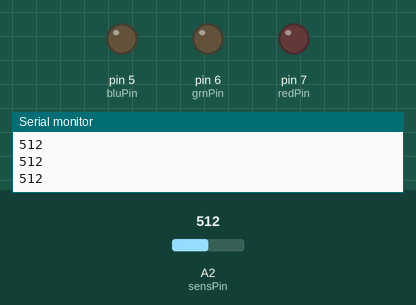
Bench run of a sketch on a simulated Arduino Uno, built with avr-gcc and run on an emulated ATmega328P. Shown: output pins drawn as LEDs (lit = HIGH), the last lines printed to the serial monitor. The inputs (shaded band) are chosen by the test bench; at power-on: A2 (sensPin) = 512.

Above: at 1.2 s.
1.3 s: A2 (sensPin) set to 511
At 2.5 s:
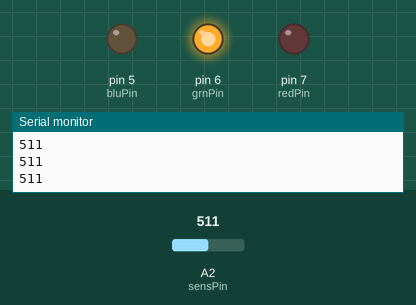
2.8 s: A2 (sensPin) set to 391
At 3.8 s:
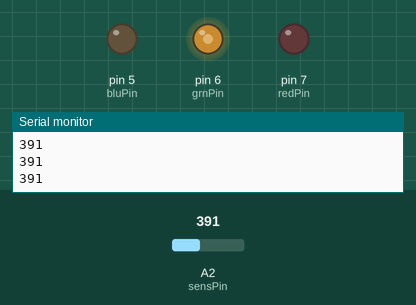
4.3 s: A2 (sensPin) set to 306
At 4.9 s:
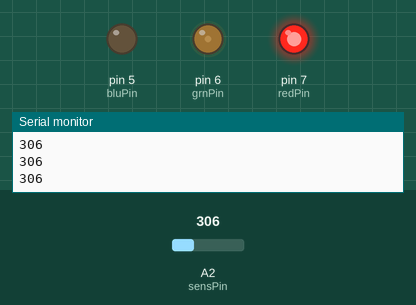
5.8 s: A2 (sensPin) set to 191
At 6.1 s:
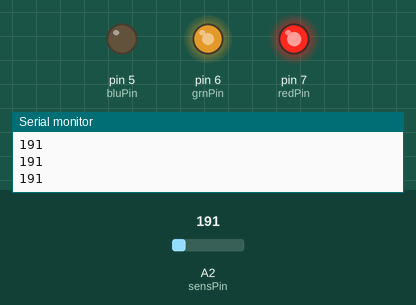
7.3 s: A2 (sensPin) set to 211
At 8.4 s:
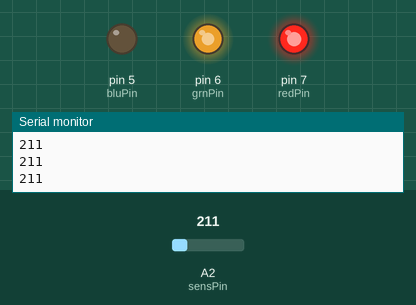
8.8 s: A2 (sensPin) set to 122
At 9.6 s:
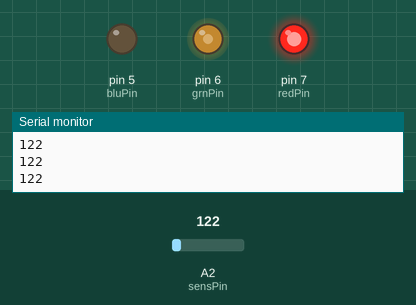
Timing chart, 0 to 11.3 s (numbered marks = the images above; inputs shaded):
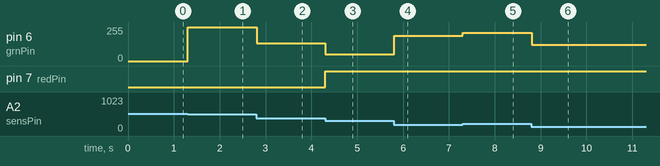

Measured:
- the behaviour switches between 512 and 511 on A2 (sensPin) (found by bisection; images 0 and 1)
- after the input at 1.3 s, pin 6 (grnPin): 0/255 → 255/255 at once
- after the input at 2.8 s, pin 6 (grnPin): 255/255 → 135/255 at once
- after the input at 4.3 s, pin 6 (grnPin): 135/255 → 50/255 at once; pin 7 (redPin): LOW → HIGH at once
- after the input at 5.8 s, pin 6 (grnPin): 50/255 → 191/255 at once
- after the input at 7.3 s, pin 6 (grnPin): 191/255 → 211/255 at once
- after the input at 8.8 s, pin 6 (grnPin): 211/255 → 122/255 at once

The sketch:

midterm_4.ino
```cpp
//Setup all pins
int sensPin = 2;    // set the touch sensor (analog) input pin on Arduino
int redPin = 7;    // set the PWM (analog) output pin on Arduino controlling the red anode
int grnPin = 6;        // set the PWM (analog) output pin on Arduino controlling the green anode
int bluPin = 5;    // set the PWM (analog) output pin on Arduino controlling the blue anode

//Initialize variables
int redVal;         // pulse width variable for red anode
int grnVal;         // pulse width variable for green anode
int bluVal;         // pulse width variable for blue anode

void setup()
{
  pinMode(redPin, OUTPUT);   // set the LED pins as output
  pinMode(grnPin, OUTPUT);
  pinMode(bluPin, OUTPUT);
  Serial.begin(9600);
}

void loop()
{
  int val = analogRead(sensPin);           // read touch sensor values
  Serial.println(val);
  if (val < 50)
  {
  redVal = 0;  // 0 - 256 => (0, 0 , 0)
  grnVal = 0;
  bluVal = 0;
  }
  else if (51 < val < 200)
  {
  redVal = 500 - val; // red 251 - 500 => ((512-val), (val- 256), 0)
  grnVal = val - 256 ;
  bluVal = 0;
  }
  else if (201 < val < 400)
  {
  redVal = 0; // 256 - 512 => ((512-val), (val- 256), 0)
  grnVal = 700-val;
  bluVal = val-501;
  }
  else if (401 < val < 700)
  {
  redVal = 0;
  grnVal = 1000-val;
  bluVal = 255;
  }
  else if (701 < val)
  {
  redVal = 204;
  grnVal = 0;
  bluVal = 204;
  }
  display(redVal, grnVal, bluVal);
}

void display(int r, int g, int b)
{
  analogWrite(redPin, r);
  analogWrite(grnPin, g);
  analogWrite(bluPin, b);
}
```
